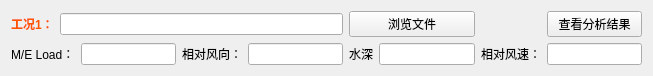
<?xml version="1.0" encoding="UTF-8"?>
<ui version="4.0">
 <class>Form</class>
 <widget class="QWidget" name="Form">
  <property name="geometry">
   <rect>
    <x>0</x>
    <y>0</y>
    <width>653</width>
    <height>66</height>
   </rect>
  </property>
  <property name="windowTitle">
   <string>Form</string>
  </property>
  <layout class="QGridLayout" name="gridLayout">
   <item row="0" column="0">
    <widget class="QLabel" name="label">
     <property name="styleSheet">
      <string notr="true">color: rgb(255, 85, 0);
font: 75 9pt &quot;微软雅黑&quot;;</string>
     </property>
     <property name="text">
      <string>&lt;html&gt;&lt;head/&gt;&lt;body&gt;&lt;p&gt;&lt;span style=&quot; font-weight:600; color:#ff5500;&quot;&gt;工况1：&lt;/span&gt;&lt;/p&gt;&lt;/body&gt;&lt;/html&gt;</string>
     </property>
    </widget>
   </item>
   <item row="0" column="5" colspan="2">
    <widget class="QPushButton" name="pushButton">
     <property name="sizePolicy">
      <sizepolicy hsizetype="Expanding" vsizetype="Fixed">
       <horstretch>0</horstretch>
       <verstretch>0</verstretch>
      </sizepolicy>
     </property>
     <property name="text">
      <string>浏览文件</string>
     </property>
    </widget>
   </item>
   <item row="1" column="6">
    <widget class="QLineEdit" name="waterDepth"/>
   </item>
   <item row="1" column="7">
    <widget class="QLabel" name="label_4">
     <property name="text">
      <string>相对风速：</string>
     </property>
    </widget>
   </item>
   <item row="1" column="0" colspan="2">
    <widget class="QLabel" name="label_2">
     <property name="text">
      <string>M/E Load：</string>
     </property>
    </widget>
   </item>
   <item row="1" column="5">
    <widget class="QLabel" name="label_5">
     <property name="text">
      <string>水深</string>
     </property>
    </widget>
   </item>
   <item row="1" column="4">
    <widget class="QLineEdit" name="windDirection"/>
   </item>
   <item row="1" column="3">
    <widget class="QLabel" name="label_3">
     <property name="text">
      <string>相对风向：</string>
     </property>
    </widget>
   </item>
   <item row="1" column="2">
    <widget class="QLineEdit" name="load"/>
   </item>
   <item row="1" column="8">
    <widget class="QLineEdit" name="windSpeed"/>
   </item>
   <item row="0" column="1" colspan="4">
    <widget class="QLineEdit" name="filePath"/>
   </item>
   <item row="0" column="8">
    <widget class="QPushButton" name="resultButton">
     <property name="text">
      <string>查看分析结果</string>
     </property>
    </widget>
   </item>
  </layout>
 </widget>
 <resources/>
 <connections/>
</ui>
